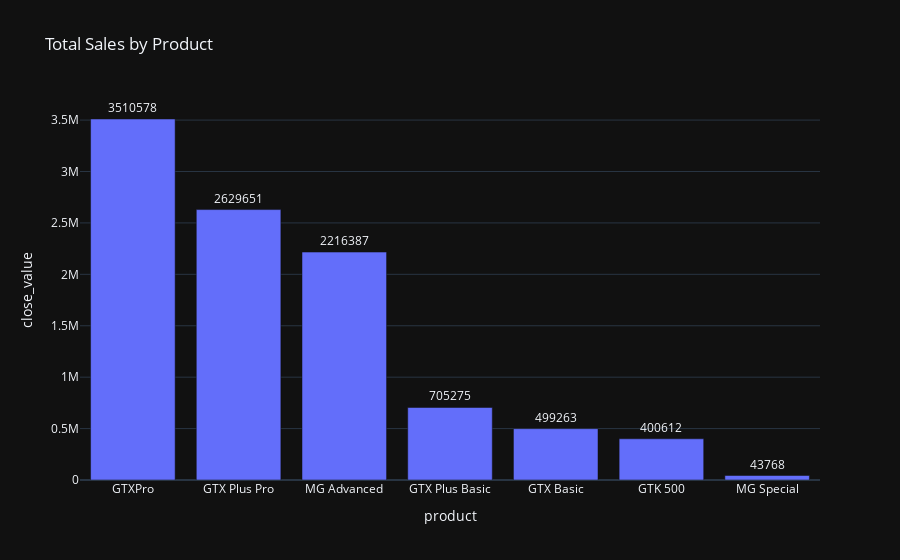

The code cell stored with this chart in its notebook:
### Markdown cell above
### 5. Which products generate the most revenue? Should sales efforts be concentrated on certain high-performing products?

### Code cell
grouped = sales_pipeline.groupby('product')['close_value'].sum().reset_index()
grouped = grouped.sort_values('close_value', ascending=False)

px.bar(grouped,
       x='product',
       y='close_value',
       title='Total Sales by Product',
       template='plotly_dark',
       text='close_value').update_traces(textposition='outside')

### Figure 1 — Plotly figure (JSON) as saved in the notebook; plotly's stock layout.template omitted (floating-point values rounded to 4 significant figures)
{"data": [{"hovertemplate": "product=%{x}<br>close_value=%{text}<extra></extra>", "legendgroup": "", "marker": {"color": "#636efa", "pattern": {"shape": ""}}, "name": "", "orientation": "v", "showlegend": false, "text": [3511000.0, 2630000.0, 2216000.0, 705300.0, 499300.0, 400600.0, 43770.0], "textposition": "outside", "type": "bar", "x": ["GTXPro", "GTX Plus Pro", "MG Advanced", "GTX Plus Basic", "GTX Basic", "GTK 500", "MG Special"], "xaxis": "x", "y": [3511000.0, 2630000.0, 2216000.0, 705300.0, 499300.0, 400600.0, 43770.0], "yaxis": "y"}], "layout": {"barmode": "relative", "legend": {"tracegroupgap": 0}, "title": {"text": "Total Sales by Product"}, "xaxis": {"anchor": "y", "domain": [0, 1], "title": {"text": "product"}}, "yaxis": {"anchor": "x", "domain": [0, 1], "title": {"text": "close_value"}}}}
